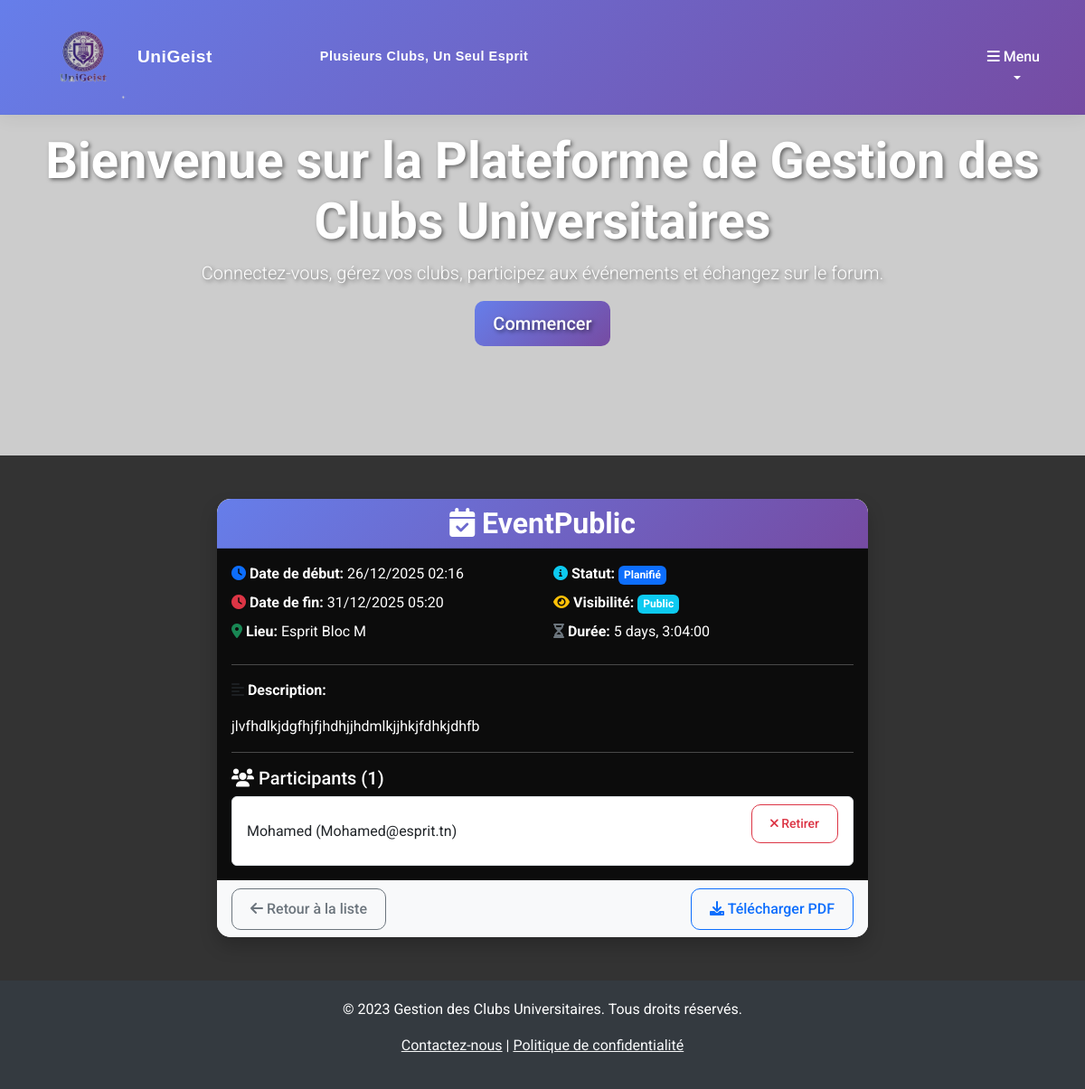
Page /evenements/detail/2/ (signed in) on the committed database.
### appEvenements/models.py (models this page shows, shortened)
class Evenement(models.Model):
    id=models.AutoField(primary_key=True)
    titre = models.CharField(max_length=200, validators=[MinLengthValidator(6,"Le titre doit avoir au moins 6 caractères"), MaxLengthValidator(200), RegexValidator(r'^[a-zA-Z0-9\s.,!?-]+$', message="Le titre ne peut contenir que des lettres, chiffres, espaces et ponctuation basique.")])
    description = models.TextField( max_length=1000, validators=[validators.MinLengthValidator(10), validators.MaxLengthValidator(1000), validators.RegexValidator(r'^[a-zA-Z0-9\s.,!?-]+$', message="La description ne peut contenir que des lettres, chiffres, espaces et ponctuation basique.")])
    date_debut = models.DateTimeField()
    date_fin = models.DateTimeField()
    lieu = models.CharField(max_length=200, validators=[validators.MinLengthValidator(5), validators.MaxLengthValidator(200), validators.RegexValidator(r'^[a-zA-Z0-9\s.,!?-]+$', message="Le lieu ne peut contenir que des lettres, chiffres, espaces et ponctuation basique.")])
    statut = models.CharField(max_length=50, choices=[('planifie', 'Planifié'), ('en_cours', 'En cours'), ('termine', 'Terminé'), ('annule', 'Annulé')])
    visibilite = models.CharField(max_length=50, choices=[('public', 'Public'), ('prive', 'Privé')])
    max_participants = models.PositiveIntegerField(default=100, help_text="Nombre maximum de participants")
    featured = models.BooleanField(default=False, help_text="Événement à la une")
    promotion_image = models.FileField(upload_to='promotions/', blank=True, null=True, help_text="Image de promotion")
    promotion_description = models.TextField(blank=True, null=True, help_text="Description de promotion")
    def get_duree(self):
        return self.date_fin - self.date_debut

class Participation(models.Model):
    evenement = models.ForeignKey(Evenement, on_delete=models.CASCADE, related_name='participants')
    user = models.ForeignKey(User, on_delete=models.CASCADE, related_name='evenement_participations')
    registered_at = models.DateTimeField(default=timezone.now)
    class Meta:
        unique_together = ('evenement', 'user')

### accounts/models.py (models this page shows, shortened)
class User(AbstractUser):
    phone = models.CharField(max_length=20, blank=True, null=True)
    address = models.CharField(max_length=255, blank=True, null=True)

### appEvenements/views.py (the view)
# urls.py: path('detail/<int:evenement_id>/', DetailEvenementView.as_view(), name='details'),
class DetailEvenementView(DetailView):
    model = Evenement
    template_name = 'appEvenements/evenements_details.html'
    context_object_name = 'evenement'
    pk_url_kwarg = 'evenement_id'
    def get_context_data(self, **kwargs):
        context = super().get_context_data(**kwargs)
        evenement = self.get_object()
        user = self.request.user
        is_admin_or_member = user.is_superuser or user.is_staff or Membership.objects.filter(user=user, active=True).exists()
        context['is_admin_or_member'] = is_admin_or_member
        if is_admin_or_member:
            context['participants'] = Participation.objects.filter(evenement=evenement).select_related('user')
        context['is_registered'] = Participation.objects.filter(evenement=evenement, user=user).exists() if user.is_authenticated else False
        context['is_full'] = Participation.objects.filter(evenement=evenement).count() >= evenement.max_participants
        context['can_register'] = user.is_authenticated and (evenement.visibilite == 'public' or
                                                             Membership.objects.filter(user=user, active=True).exists()) and not (user.is_superuser or user.is_staff)
        return context

### templates/appEvenements/evenements_details.html (shortened to what this page needs)
{% extends 'base.html' %}
{% load static %}
{% block content %}
<div class="container mt-5">
    <div class="row justify-content-center">
        <div class="col-md-8">
            <div class="card event-card" style="background: rgba(255, 255, 255, 0.95); backdrop-filter: blur(10px); border-radius: 15px; box-shadow: 0 10px 20px rgba(0, 0, 0, 0.2);">
                <div class="card-header" style="background: linear-gradient(135deg, #667eea 0%, #764ba2 100%); color: white; border-radius: 15px 15px 0 0;">
                    <h2 class="card-title mb-0 text-center fw-bold"><i class="fas fa-calendar-check"></i> {{ evenement.titre }}</h2>
                </div>
                <div class="card-body">
                    <div class="row">
                        <div class="col-md-6">
                            <p class="mb-2"><i class="fas fa-clock text-primary"></i> <strong>Date de début:</strong> {{ evenement.date_debut|date:"d/m/Y H:i" }}</p>
                            <p class="mb-2"><i class="fas fa-clock text-danger"></i> <strong>Date de fin:</strong> {{ evenement.date_fin|date:"d/m/Y H:i" }}</p>
                            <p class="mb-2"><i class="fas fa-map-marker-alt text-success"></i> <strong>Lieu:</strong> {{ evenement.lieu }}</p>
                        </div>
                        <div class="col-md-6">
                            <p class="mb-2"><i class="fas fa-info-circle text-info"></i> <strong>Statut:</strong> <span class="badge bg-{% if evenement.statut == 'planifie' %}primary{% elif evenement.statut == 'en_cours' %}success{% elif evenement.statut == 'termine' %}secondary{% else %}danger{% endif %}">{{ evenement.get_statut_display }}</span></p>
                            <p class="mb-2"><i class="fas fa-eye text-warning"></i> <strong>Visibilité:</strong> <span class="badge bg-{% if evenement.visibilite == 'public' %}info{% else %}warning{% endif %}">{{ evenement.get_visibilite_display }}</span></p>
                            <p class="mb-2"><i class="fas fa-hourglass-half text-secondary"></i> <strong>Durée:</strong> {{ evenement.get_duree }}</p>
                        </div>
                    </div>
                    <hr>
                    <p class="card-text"><i class="fas fa-align-left text-muted"></i> <strong>Description:</strong></p>
                    <p>{{ evenement.description }}</p>
                    {% if is_admin_or_member %}
                        <hr>
                        <h5><i class="fas fa-users"></i> Participants ({{ participants|length }})</h5>
                        {% if participants %}
                            <div class="list-group">
                                {% for participant in participants %}
                                    <div class="list-group-item d-flex justify-content-between align-items-center">
                                        {{ participant.user.username }} ({{ participant.user.email }})
                                        <form method="post" action="{% url 'appEvenements:remove_participant' evenement.id participant.user.id %}" class="d-inline">
                                            <button type="submit" class="btn btn-sm btn-outline-danger" onclick="return confirm('Retirer ce participant ?')">
                                                <i class="fas fa-times"></i> Retirer
                                            </button>
                                        </form>
                                    </div>
                                {% endfor %}
                            </div>
                        {% else %}
                            <p class="text-muted">Aucun participant pour le moment.</p>
                        {% endif %}
                    {% endif %}
                </div>
                <div class="card-footer bg-light">
                    <div class="d-flex justify-content-between">
                        <a href="{% url 'appEvenements:liste' %}" class="btn btn-outline-secondary"><i class="fas fa-arrow-left"></i> Retour à la liste</a>
                        <div>
                            <a href="{% url 'appEvenements:download_pdf' evenement.id %}" class="btn btn-outline-primary"><i class="fas fa-download"></i> Télécharger PDF</a>
                        </div>
                    </div>
                </div>
            </div>
        </div>
    </div>
</div>
{% endblock %}

### static/css/style.css (style rules this page uses)
body { font-family: 'Roboto', sans-serif; background: #333333; color: #ffffff; min-height: 100vh; }
.btn { border-radius: 10px; padding: 10px 20px; font-weight: 500; transition: all 0.3s ease; }
.card { border: none; border-radius: 15px; overflow: hidden; transition: transform 0.3s ease, box-shadow 0.3s ease; }
.card-header { border-radius: 15px 15px 0 0 !important; }
.card-body { background: rgba(0, 0, 0, 0.95); color: #ffffff; }
.card-footer { background: rgba(0, 0, 0, 0.9); border-top: 1px solid rgba(255, 255, 255, 0.1); color: #ffffff; }
.event-card { transition: all 0.3s ease; }
.badge { font-size: 0.75em; padding: 0.375em 0.5em; border-radius: 0.375rem; }
.text-primary, .text-danger, .text-success { font-weight: 600; }

### rows in the picture
Evenement: titre "EventPublic", date_debut "26/12/2025 02:16", date_fin "31/12/2025 05:20", lieu "Esprit Bloc M", statut "Planifié", visibilite "Public", get_duree "5 days, 3:04:00", description "jlvfhdlkjdgfhjfjhdhjjhdmlkjjhkjfdhkjdhfb"
Participation: user.username "Mohamed", user.email "Mohamed@esprit.tn"

### other values in the picture
{{ participants|length }} "1"
